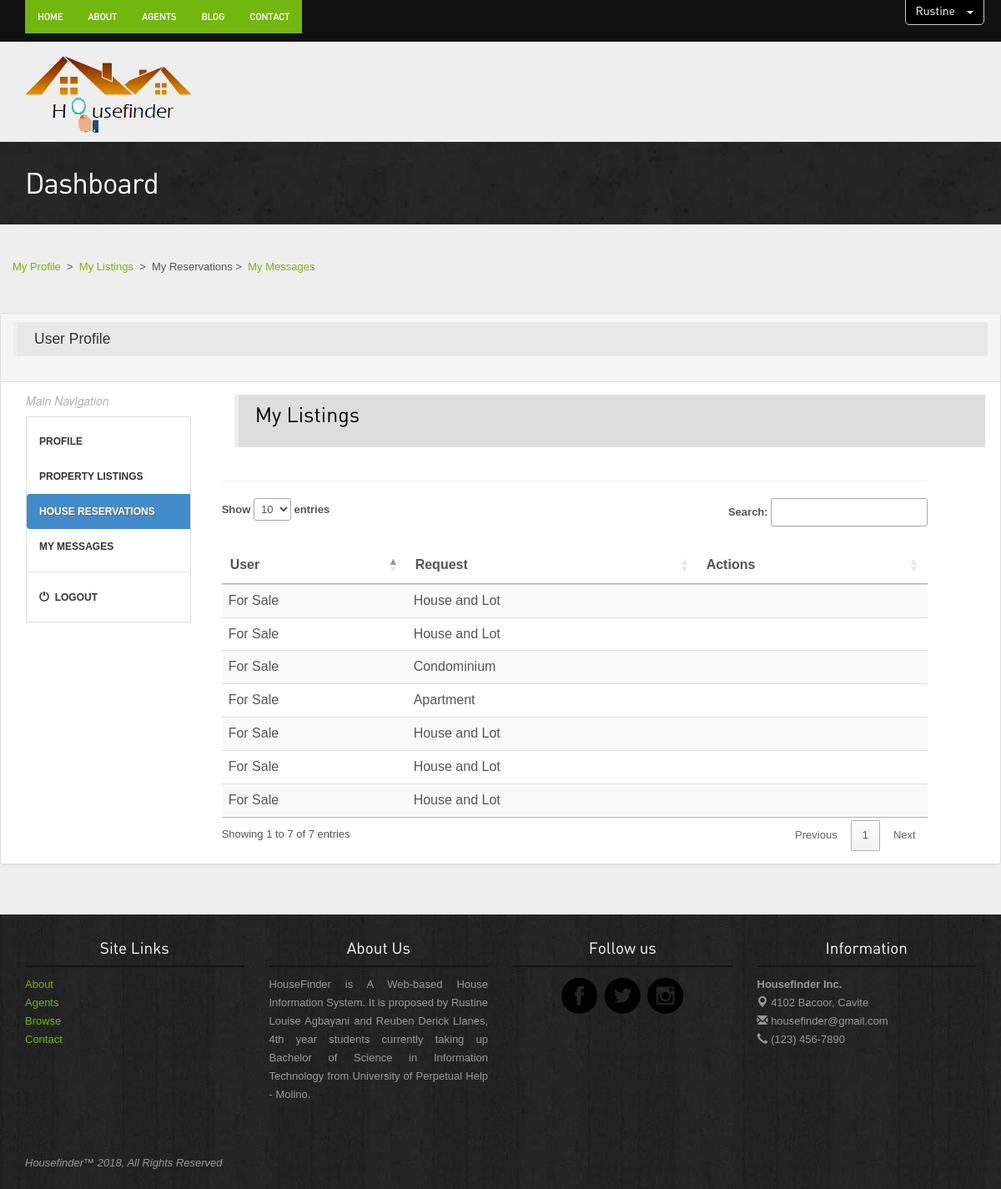
/agent-panel-reservations.php (signed in), run on the app's committed database.
### tables this page shows
CREATE TABLE `properties` (
  `id` int(11) NOT NULL AUTO_INCREMENT,
  `property_type` varchar(255) NOT NULL,
  `property_category` varchar(255) NOT NULL,
  `location` varchar(255) NOT NULL,
  `postal` varchar(255) NOT NULL,
  `price` varchar(255) NOT NULL,
  `negotiable` varchar(255) NOT NULL,
  `property_size` varchar(255) NOT NULL,
  `property_title` varchar(255) NOT NULL,
  `bedrooms` varchar(255) NOT NULL,
  `bathrooms` varchar(255) NOT NULL,
  `garages` varchar(255) NOT NULL,
  `storey` varchar(255) NOT NULL,
  `additional` varchar(255) NOT NULL,
  `first_name` varchar(255) NOT NULL,
  `featured` varchar(255) NOT NULL,
  `agent_id` int(11) NOT NULL,
  PRIMARY KEY (`id`)
);

### agent-panel-reservations.php (the view, shortened to what this page needs)
<?php
require_once 'db.php';
?>
<html>
<head>
    <link rel="stylesheet" href="//cdn.datatables.net/1.10.16/css/jquery.dataTables.min.css" />
    <link rel="stylesheet" href="assets/bootstrap/css/bootstrap.css" />
    <link rel="stylesheet" href="assets/style.css"/>
    <link rel="stylesheet" href="assets/owl-carousel/owl.carousel.css">
    <link rel="stylesheet" href="assets/owl-carousel/owl.theme.css">
    <link rel="stylesheet" type="text/css" href="assets/slitslider/css/style.css" />
    <link rel="stylesheet" type="text/css" href="assets/slitslider/css/custom.css" />
    </head>
    <nav class="navbar navbar-fixed-top">
<div class="navbar-wrapper">
        <div class="navbar-inverse" role="navigation">
          <div class="container">
            <div style="margin-right: 50px;" class="navbar-collapse  collapse">
                <nav class="shift">
              <ul class="nav navbar-nav navbar-left">
               <li class="active"><a href="agent-index.php">Home</a></li>
                <li class="active"><a href="agent-about.php">About</a></li>
                <li class="active"><a href="agent-agents.php">Agents</a></li>
                <li class="active"><a href="agent-blog.php">Blog</a></li>
                <li class="active"><a href="agent-contact.php">Contact</a></li>
              </ul>
                </nav>
            </div>
          </div>
        </div>
  <div class="dropdown">
    <button style="background-color: #000; font-color: white; float: right; margin-top: -54px; margin-right: 20px;" class="btn btn-default dropdown-toggle" type="button" data-toggle="dropdown">
     <?php echo "<span style='color: #FFF;'> ".$_SESSION["first_name"]." </span>" ?>
        <span class="caret white"></span>
      </button>
  </div>
    </div>
     </nav>
    <br>
    <br>
<div class="container">
<div class="header">
<a href="agent-index.php"><img style="margin-top: -30px;" src="images/logo2.png" alt="Housefinder"><img style="margin-top: 50px; margin-left: -210px; margin-bottom: -20px;" src="images/title.png"></a>
</div>
</div>
        <div class="inside-banner">
            <div class="container">
                <h2>Dashboard</h2>
            </div>
        </div>
    <body>
<div class="container">
<div class="spacer">
<div class="row">
    <span class="pull-left"><a href="agent-panel-profile.php">My Profile</a> &nbsp>&nbsp <a href="agent-panel-listings.php">My Listings</a> &nbsp>&nbsp My Reservations&nbsp>&nbsp <a href="agent-panel-messages.php">My Messages</a> </span>
    <br>
    <br><br>
             <div style="overflow-x: hidden;" class="row">
              <div class="panel panel-default">
              <div class="panel-heading">
                  <blockquote style="background-color: #E8E8E8;" class="blockquote">
                        <p class="mb-0">User Profile</p>
                    </blockquote>
                  </div>
               <div class="panel-body">
              <div class="col-md-2 col-xs-9 col-sm-5 col-lg-2">
                  <i><h6 style="color: #b0b0b0;">Main Navigation</h6></i>
            <nav class="nav-sidebar">
                <ul class="nav">
                    <li><a href="agent-panel-profile.php">Profile</a></li>
                    <li><a href="agent-panel-listings.php">Property Listings</a></li>
                    <li class="active"><a href="agent-panel-reservations.php">House Reservations</a></li>
                    <li><a href="agent-panel-messages.php">My Messages</a></li>
                    <li class="nav-divider"></li>
                    <li><a href="logout.php"><i class="glyphicon glyphicon-off"></i>&nbsp Logout</a></li>
                </ul>
            </nav>
            <br>
            <br>
              </div>
              <div style="margin-left: 40px;" class="col-md-10 col-xs-10 col-sm-10 col-lg-9" >
                  <div class="container" >
                    <blockquote style="background-color: #ddd; width: 900px;"><h3>My Listings</h3></blockquote>
                  </div>
                   <hr>
        <?php
            $sql = "SELECT property_type, property_category, location, negotiable, property_title FROM properties WHERE first_name = '".$_SESSION["first_name"]."'";
            $result = $mysqli->query($sql);
        ?>
                    <table id="listings" class="table table-striped" cellspacing="0" width="100%">
                        <thead>
                            <tr>
                                <th>User</th>
                                <th>Request</th>
                                <th>Actions</th>
                            </tr>
                        </thead>
                        <tbody>
                           <?php while($row = $result->fetch_assoc()){  ?>
                            <tr>
                                <td><?php echo $row['property_type']; ?></td>
                                <td><?php echo $row['property_category']; ?></td>
                                <td></td>
                            </tr>
                           <?php } ?>
                        </tbody>
                    </table>
              </div>
        </div>
    </div>
    </div>
</div>
</div>
</div>
    </body>
</html>
<?php include 'footer.php'; ?>

### assets/style.css (style rules this page uses)
body { color:#555; font:normal 13px/22px Arial; background: #eee; }
h1,h2,h3,h4,h5 { font-weight:normal; font-family: din;margin: 0;padding: 0;color: #000 }
h2 { font-size: 35px; letter-spacing: -1px;margin-bottom: 20px; }
h3 { margin: 0 0 15px 0; font-size: 25px; }
h6 { margin: 0 0 10px 0; font-size: 14px; }
p { margin-bottom: 30px; }
a { color:#72b70f; text-decoration:none;outline: none; }
.spacer { margin-top: 40px;margin-bottom:40px; }
table { background-color: #fff; }
.btn { border-radius: 5px; font-family: din; outline: none; }
.header { padding: 20px 0; }
.navbar-inverse { background-color: #111; }
.navbar-inverse .navbar-nav > li > a { font-size: 11px;padding-top: 10px;padding-bottom: 10px;font-family: din;text-transform: uppercase; }
.navbar-inverse .navbar-nav > .active > a, .navbar-inverse .navbar-nav > .active > a:hover, .navbar-inverse .navbar-nav > .active > a:focus { background-color: #72b70f; }
.inside-banner { background:url(../images/bginside.jpg) #222;color: #fff; padding: 30px 0; }
.inside-banner h2 { margin: 0; color: #fff; }

### agent-panel-reservations.php (style rules this page uses)
.nav-sidebar { width: 120%; padding: 8px 0; border: 1px solid #ddd; font-size: 12px; font-weight: normal; }
.nav-sidebar a { color: #333; -webkit-transition: all 0.08s linear; -moz-transition: all 0.08s linear; -o-transition: all 0.08s linear; transition: all 0.08s linear; -webkit-border-radius: 4px 0 0 4px; -moz-border-radius: 4px 0 0 4px; border-radius: 4px 0 0 4px; }
.nav-sidebar .active a { cursor: default; background-color: #428bca; color: #fff; text-shadow: 1px 1px 1px #666; }
.white { border-top:4px solid white; }
nav ul li a { display: block; padding: 1px; text-decoration: none; color: #aaa; font-weight: 800; text-transform: uppercase; }
nav ul li a, nav ul li a:after, nav ul li a:before { transition: all .5s; }
nav.shift ul li a { position:relative; z-index: 1; }
nav.shift ul li a:after { display: block; position: absolute; top: 0; left: 0; bottom: 0; right: 0; margin: auto; width: 100%; height: 1px; content: '.'; color: transparent; background: #000; visibility: none; opacity: 0; z-index: -1; }

### footer.php (style rules this page uses)
body { font-family: 'Titillium Web', sans-serif; }

### data on the page
properties: property_type "For Sale", property_category "House and Lot"
properties: property_type "For Sale", property_category "House and Lot"
properties: property_type "For Sale", property_category "Condominium"
properties: property_type "For Sale", property_category "Apartment"
properties: property_type "For Sale", property_category "House and Lot"
properties: property_type "For Sale", property_category "House and Lot"
properties: property_type "For Sale", property_category "House and Lot"

### other printed values
$_SESSION["first_name"] "Rustine"
